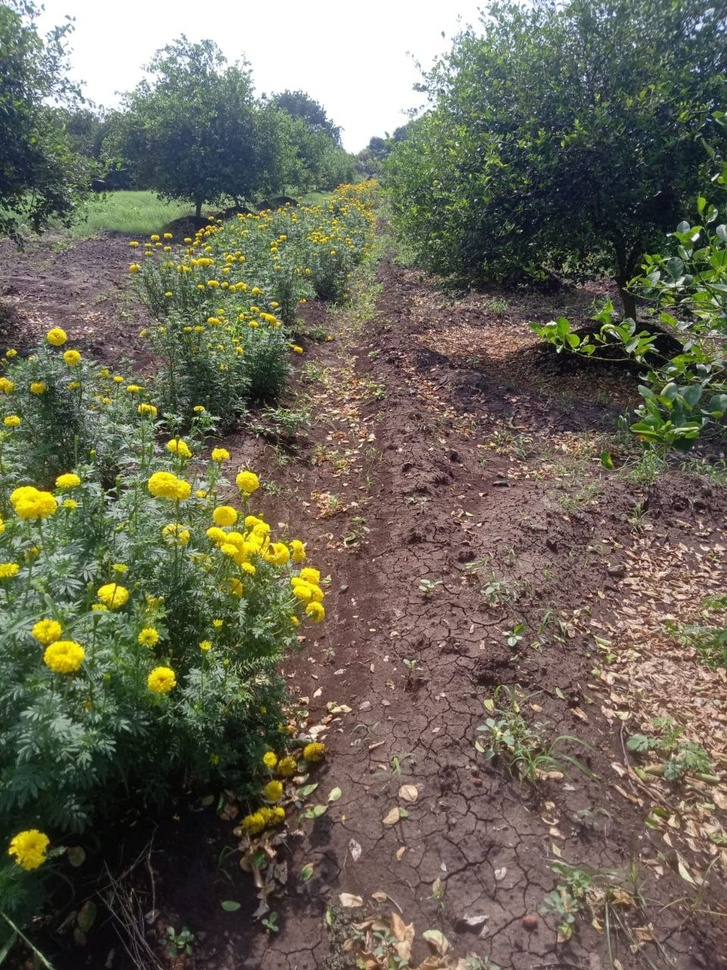
#> input picture Data/13.jpg, 727 x 970 px, shrunk from 960 x 1280 before the run, found by its file name
$ python model.py
#> lines starting #> are read from the running program, lines starting #| are printed output that depends on the picture; after the words box and inside, x2 and y2 are one past the last pixel; in counts of white or black regions, pixels touching at a corner belong together
import cv2
import numpy as np

def passfunction(x):
    pass

cv2.namedWindow('tracking')
cv2.createTrackbar('LH', 'tracking', 0,255, passfunction)
#> slider 'LH' is set to 51
cv2.createTrackbar('UH', 'tracking', 255,255, passfunction)
cv2.createTrackbar('LS', 'tracking', 0,255, passfunction)
#> slider 'LS' is set to 51
cv2.createTrackbar('US', 'tracking', 255,255, passfunction)
cv2.createTrackbar('LV', 'tracking', 0,255, passfunction)
#> slider 'LV' is set to 51
cv2.createTrackbar('UV', 'tracking', 255,255, passfunction)

while True:
    frame = cv2.imread('13.jpg',1)
#> frame is the input picture: shape (970, 727, 3); mean B, G, R 88.8, 104, 106.9
    hsv=cv2.cvtColor(frame, cv2.COLOR_BGR2HSV)
#> hsv: shape (970, 727, 3); mean H, S, V 47.3, 70.2, 114.2
    lh = cv2.getTrackbarPos('LH', 'tracking')
    uh = cv2.getTrackbarPos('UH', 'tracking')
    ls = cv2.getTrackbarPos('LS', 'tracking')
    us = cv2.getTrackbarPos('US', 'tracking')
    lv = cv2.getTrackbarPos('LV', 'tracking')
    uv = cv2.getTrackbarPos('UV', 'tracking')
    lower_region= np.array([lh,ls,lv])
    upper_region = np.array([uh,us,uv])
    mask = cv2.inRange(hsv, lower_region, upper_region)
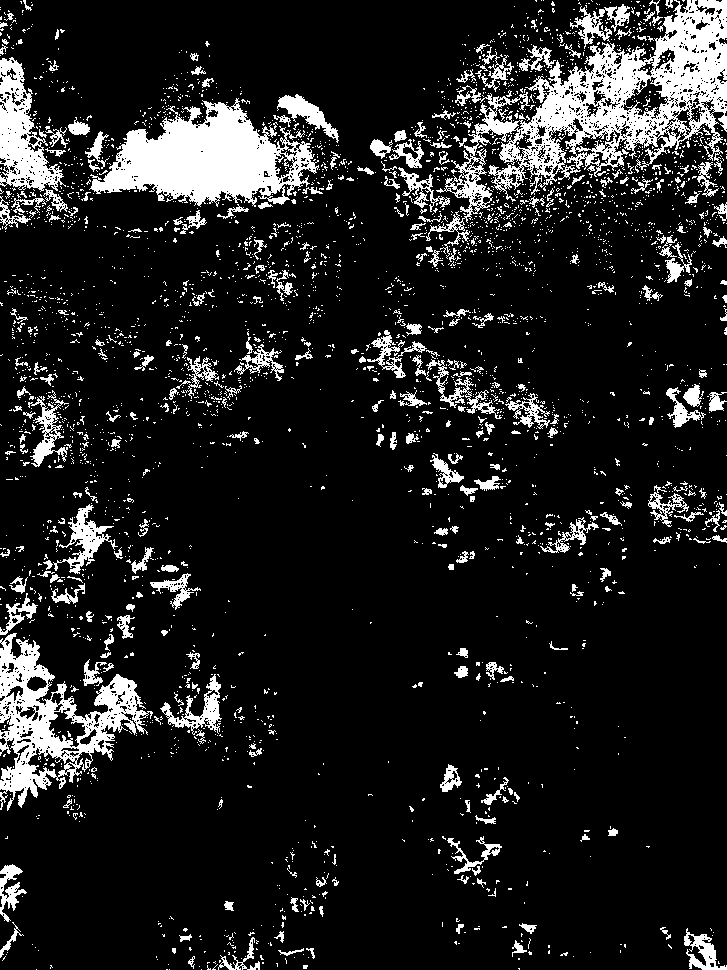
#> mask: shape (970, 727); 12.6% white; 3444 white regions (3124 under 20 px), largest, box (x1, y1, x2, y2) and area: (426, 0, 727, 259) 20344, (89, 98, 319, 207) 13159, (0, 633, 153, 811) 9223
    res = cv2.bitwise_and(frame, frame, mask=mask)
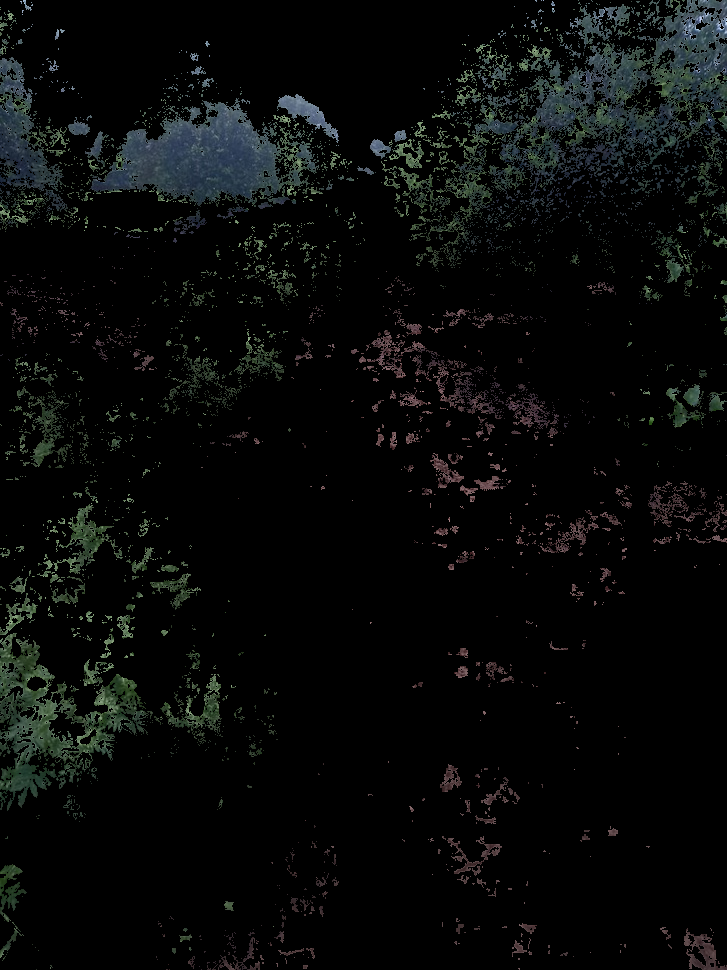
#> res: shape (970, 727, 3); mean B, G, R 9.1, 9.7, 8.1
    cv2.imshow('frame', frame)
    cv2.imshow('mask', mask)
    cv2.imshow('res', res)
    button = cv2.waitKey(1)& 0xff
#> (key q is pressed here)
    if button==ord('q'):
        break


cv2.destroyAllWindows()

$ run again, with Data/1.jpg copied over Data/13.jpg
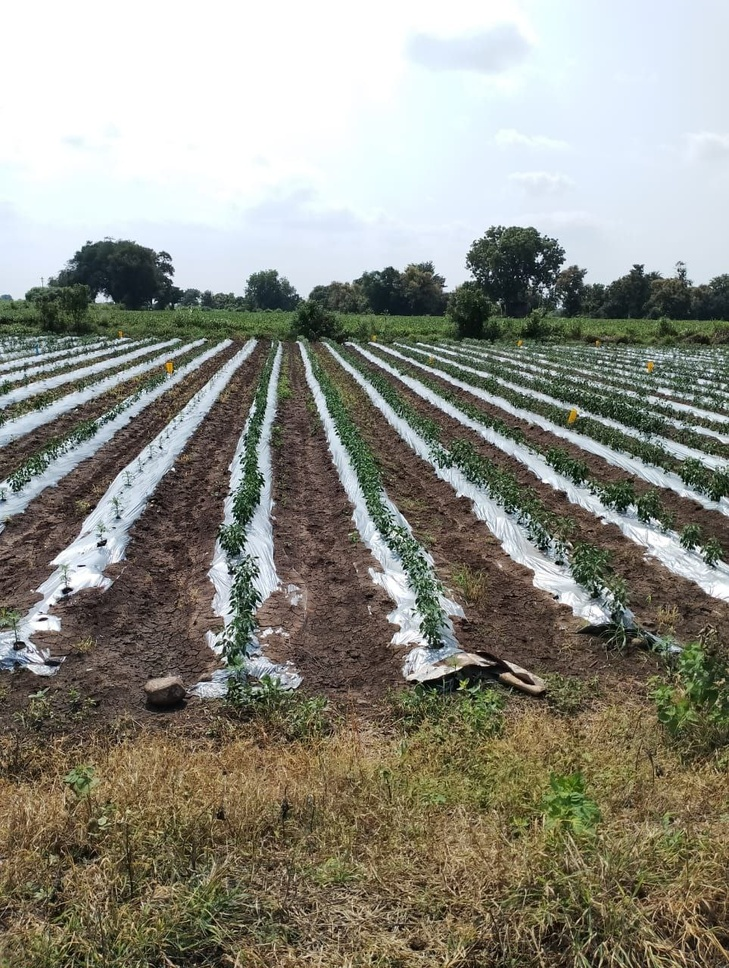
#> input picture Data/1.jpg, 729 x 968 px, shrunk from 963 x 1280 before the run, found by its file name
#> frame is the input picture: shape (968, 729, 3); mean B, G, R 130.9, 141.4, 142
#> hsv: shape (968, 729, 3); mean H, S, V 48.2, 60.1, 149.7
#> `mask = cv2.inRange(hsv, lower_region, upper_region)`:
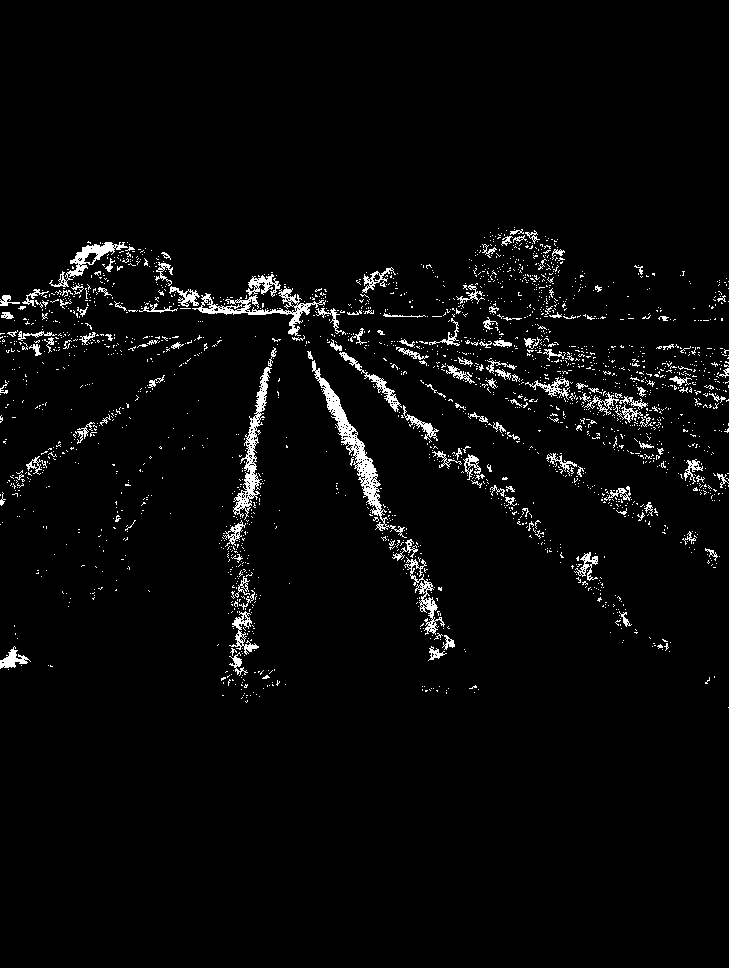
#> mask: shape (968, 729); 3.2% white in thin lines or dots, all inside (x1, y1, x2, y2) = (0, 227, 729, 708)
#> `res = cv2.bitwise_and(frame, frame, mask=mask)`:
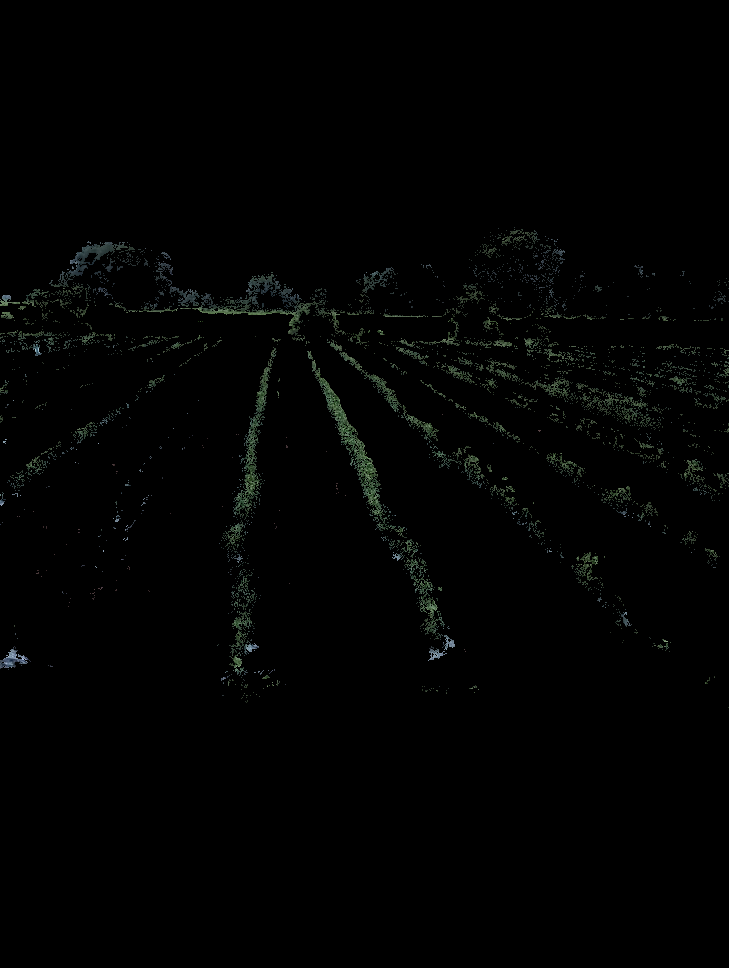
#> res: shape (968, 729, 3); mean B, G, R 2, 2.4, 1.8

$ run again, with Data/10.jpg copied over Data/13.jpg
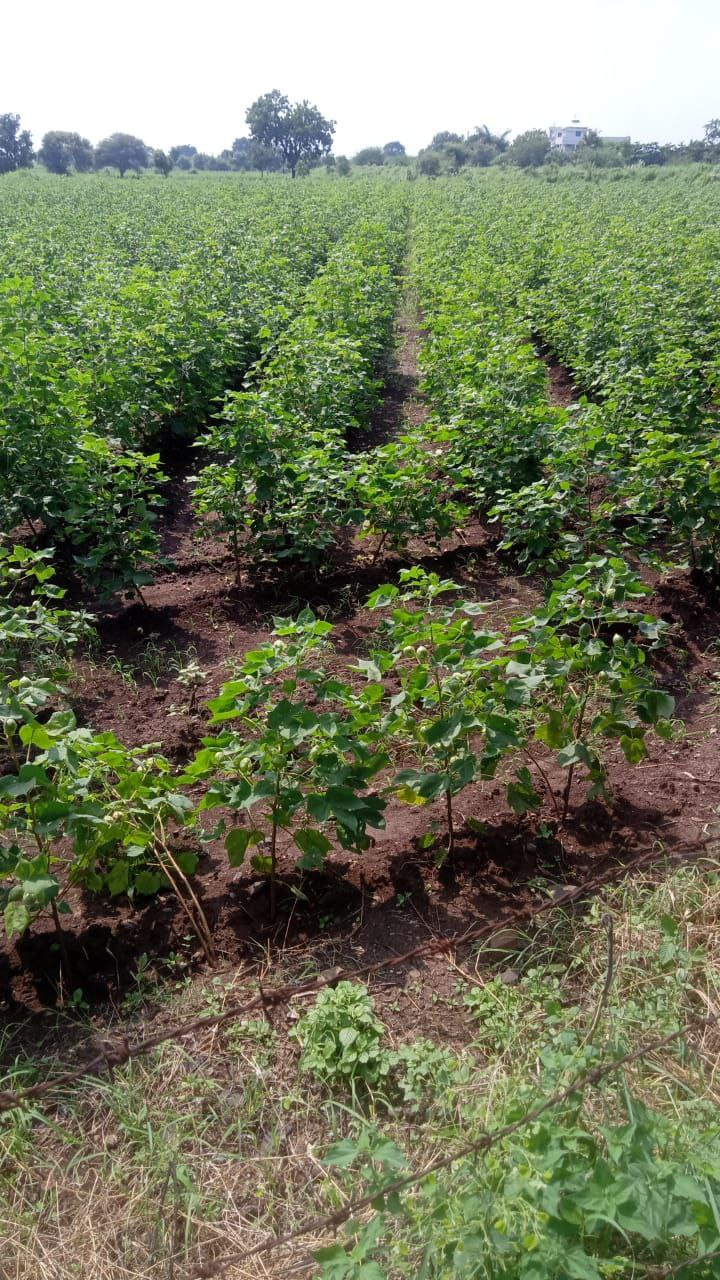
#> input picture Data/10.jpg, 720 x 1280 px, found by its file name
#> frame is the input picture: shape (1280, 720, 3); mean B, G, R 90.4, 119.5, 113.1
#> hsv: shape (1280, 720, 3); mean H, S, V 38.8, 93.5, 125.5
#> `mask = cv2.inRange(hsv, lower_region, upper_region)`:
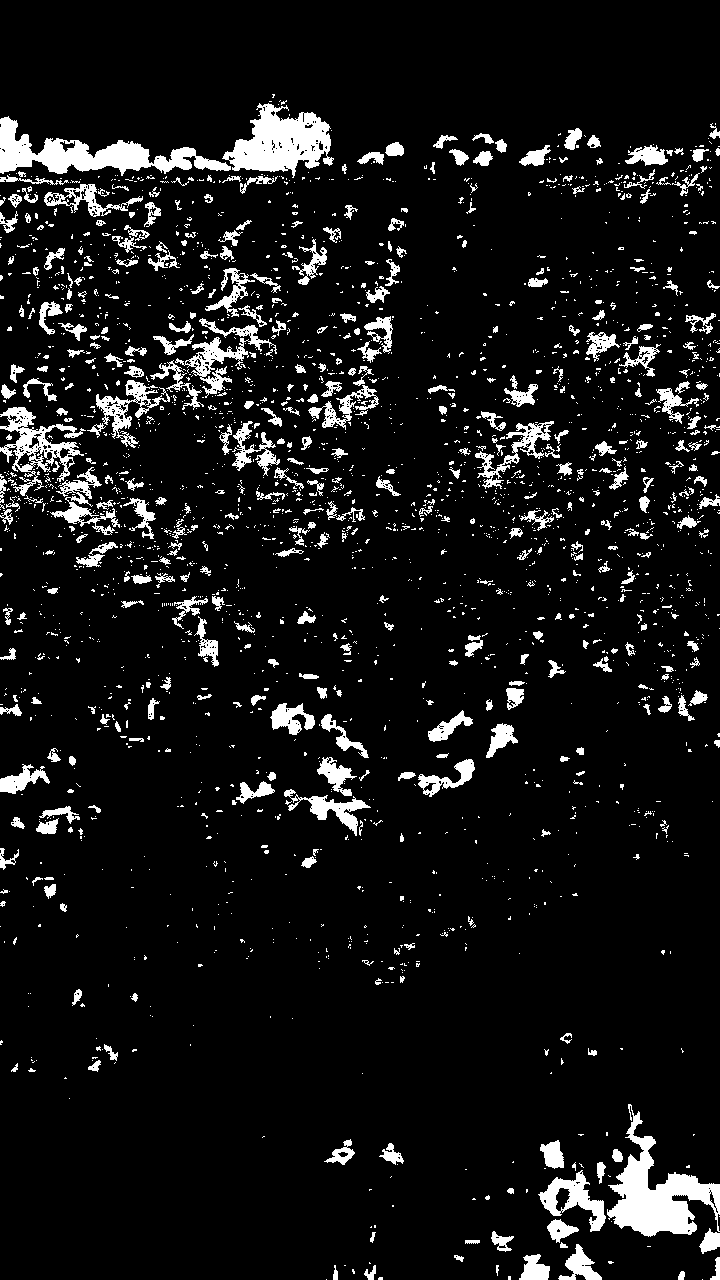
#> mask: shape (1280, 720); 8.3% white; 2534 white regions (2083 under 20 px), largest, box (x1, y1, x2, y2) and area: (607, 1104, 720, 1237) 5625, (0, 116, 231, 176) 5014, (222, 103, 334, 178) 4562
#> `res = cv2.bitwise_and(frame, frame, mask=mask)`:
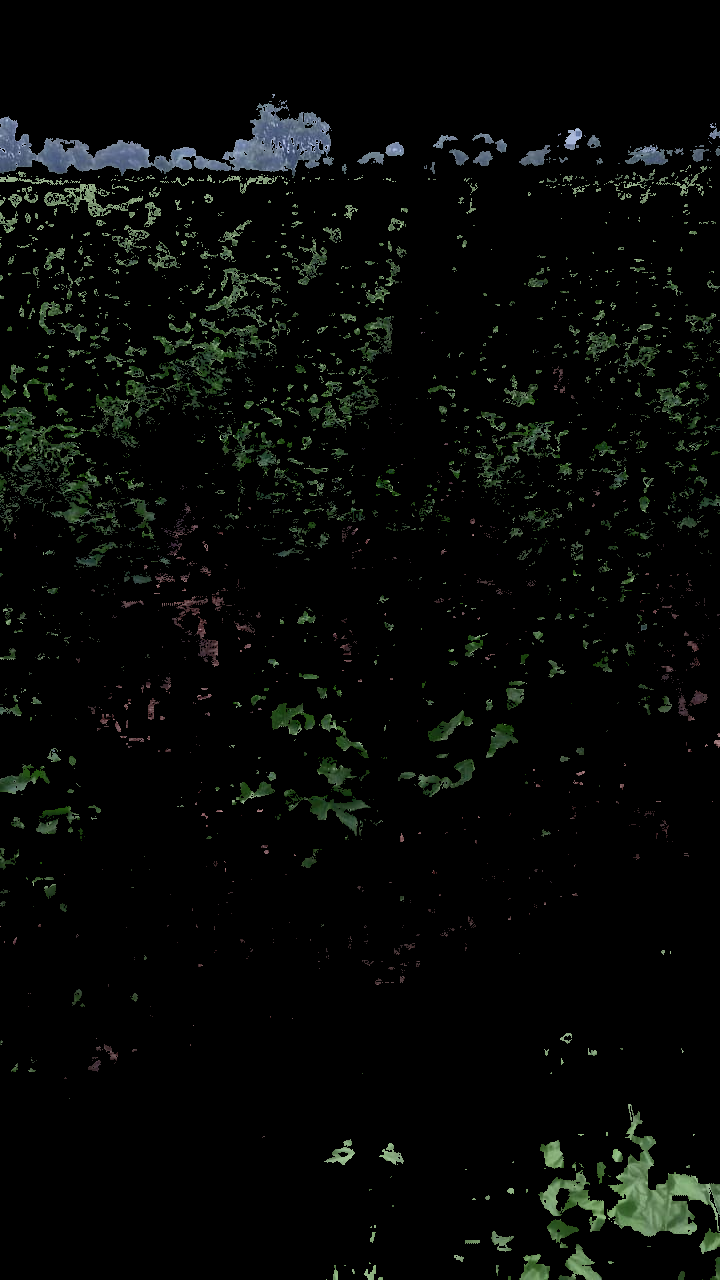
#> res: shape (1280, 720, 3); mean B, G, R 6.4, 8.3, 6.4

$ run again, with Data/12.jpg copied over Data/13.jpg
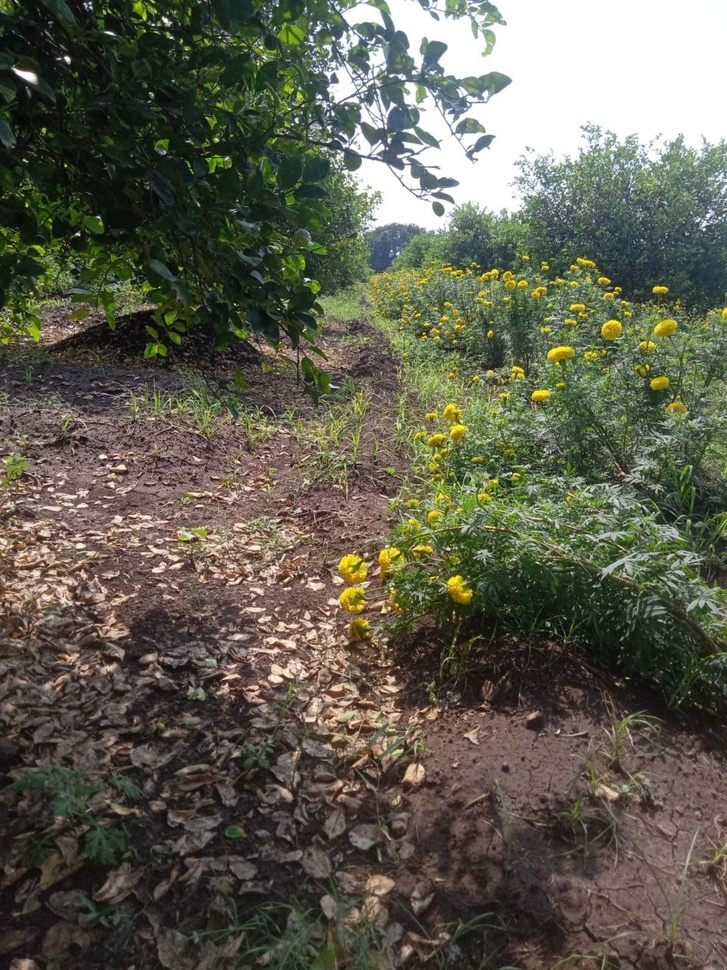
#> input picture Data/12.jpg, 727 x 970 px, shrunk from 960 x 1280 before the run, found by its file name
#> frame is the input picture: shape (970, 727, 3); mean B, G, R 80.3, 95.1, 96
#> hsv: shape (970, 727, 3); mean H, S, V 38.9, 71.4, 102.4
#> `mask = cv2.inRange(hsv, lower_region, upper_region)`:
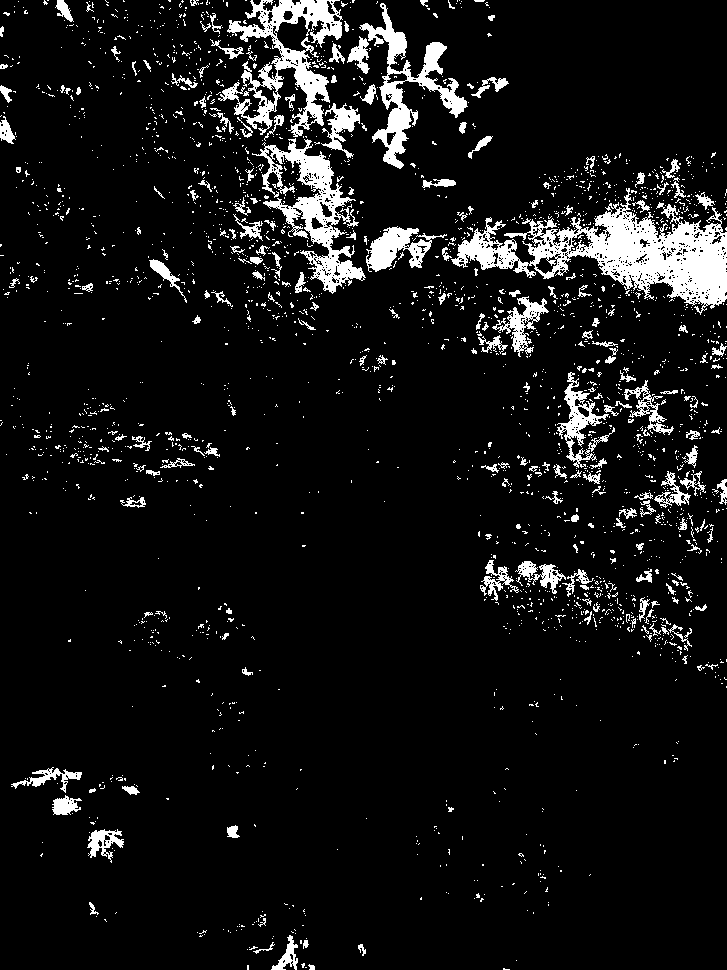
#> mask: shape (970, 727); 7.9% white; 2449 white regions (2233 under 20 px), largest, box (x1, y1, x2, y2) and area: (451, 188, 727, 315) 12295, (218, 0, 343, 137) 5772, (252, 138, 366, 294) 5251
#> `res = cv2.bitwise_and(frame, frame, mask=mask)`:
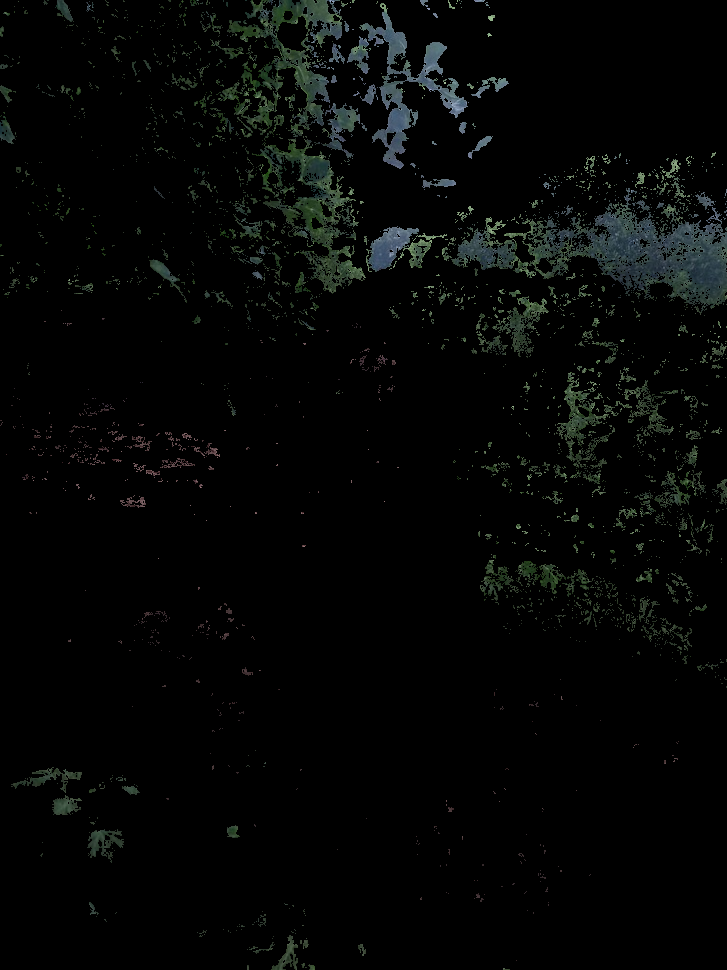
#> res: shape (970, 727, 3); mean B, G, R 5.3, 6.1, 4.8
